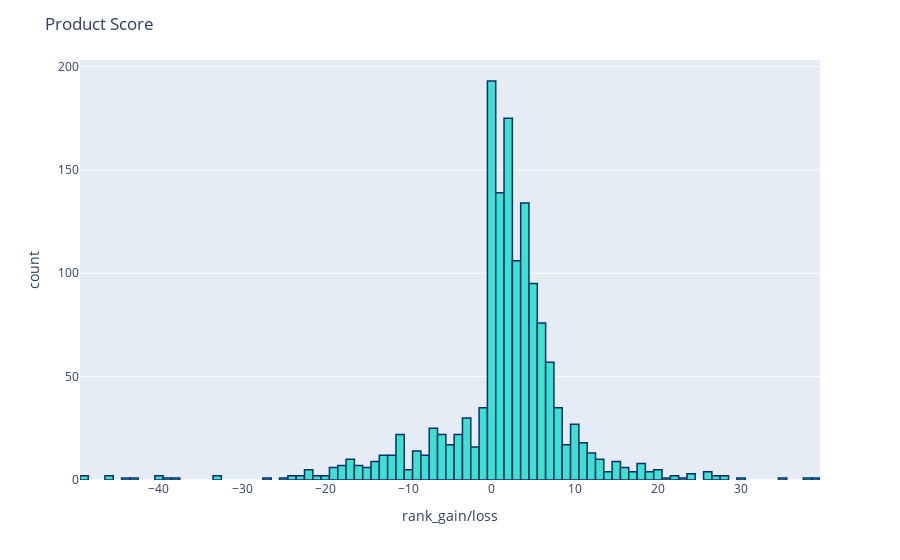

Here is the notebook cell this chart was saved with:
### Code cell
import matplotlib.pyplot as plt
import seaborn as sns
color = sns.color_palette()
%matplotlib inline
import plotly.offline as py
py.init_notebook_mode(connected=True)
import plotly.graph_objs as go
import plotly.tools as tls
import plotly.express as px
# Product Scores
fig = px.histogram(df, x="rank_gain/loss")
fig.update_traces(marker_color="turquoise",marker_line_color='rgb(8,48,107)',
                  marker_line_width=1.5)
fig.update_layout(title_text='Product Score')
fig.show()

### Figure 1 — Plotly figure (JSON) as saved in the notebook; plotly's stock layout.template omitted (floating-point values rounded to 4 significant figures; data arrays with more than 128 entries replaced by an {"elided": "..."} marker saying what was removed)
{"data": [{"alignmentgroup": "True", "bingroup": "x", "hovertemplate": "rank_gain/loss=%{x}<br>count=%{y}<extra></extra>", "legendgroup": "", "marker": {"color": "turquoise", "line": {"color": "rgb(8,48,107)", "width": 1.5}, "pattern": {"shape": ""}}, "name": "", "offsetgroup": "", "orientation": "v", "showlegend": false, "type": "histogram", "x": {"elided": "1470 int values"}, "xaxis": "x", "yaxis": "y"}], "layout": {"barmode": "relative", "legend": {"tracegroupgap": 0}, "margin": {"t": 60}, "title": {"text": "Product Score"}, "xaxis": {"anchor": "y", "domain": [0, 1], "title": {"text": "rank_gain/loss"}}, "yaxis": {"anchor": "x", "domain": [0, 1], "title": {"text": "count"}}}}
